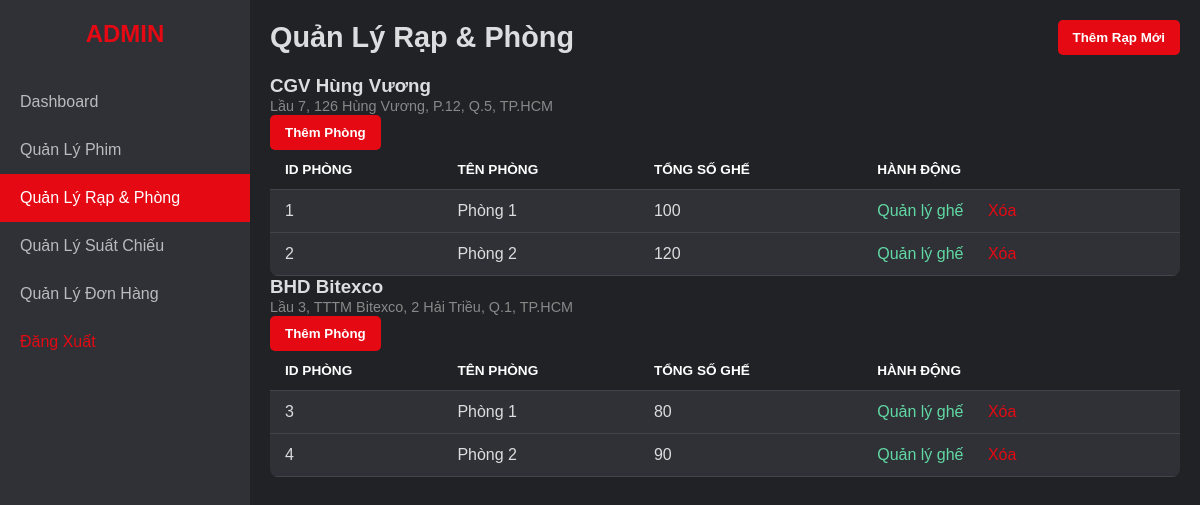
The app's page /ADMIN/rooms.php (signed in), older data.
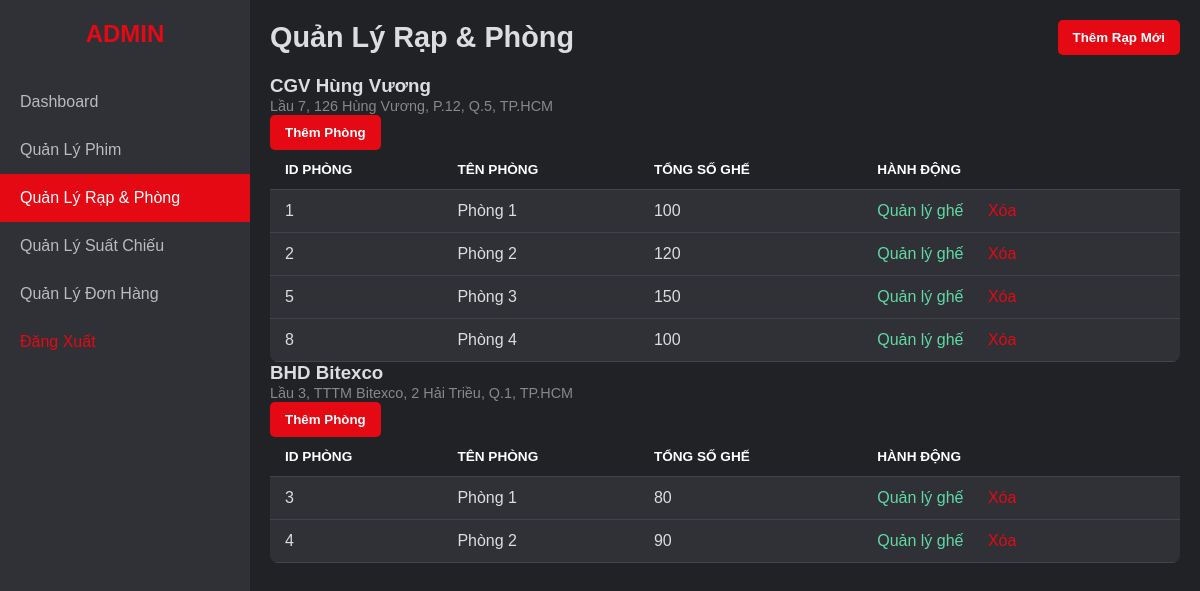
The same page, newer data.
### tables this page shows
CREATE TABLE `rap` (
  `Id` int(11) NOT NULL,
  `TenRap` varchar(100) NOT NULL,
  `DiaChi` varchar(255) DEFAULT NULL
);

CREATE TABLE `phongchieu` (
  `Id` int(11) NOT NULL,
  `TenPhong` varchar(50) NOT NULL,
  `SoLuongGhe` int(11) DEFAULT NULL,
  `IdRap` int(11) DEFAULT NULL
);

### BACKEND/Database.php (called while the page is built, shortened)
<?php
class Database {
    private $host = "localhost";
    private $db_name = "bookingfilm";
    private $username = "root";
    private $password = "";
    public function getConnection() {
        $this->conn = null;
        try {
            $this->conn = new mysqli($this->host, $this->username, $this->password, $this->db_name);
            $this->conn->set_charset("utf8mb4");
        } catch(Exception $e) {
            echo "Lỗi kết nối CSDL: " . $e->getMessage();
        }
        return $this->conn;
    }
}
?>

### BACKEND/DAO/RapDAO.php (called while the page is built, shortened)
<?php
include_once __DIR__ . '/../Database.php';
include_once __DIR__ . '/../DTO/Rap.php';
class RapDAO {
    private $db;
    public function __construct() {
        $this->db = (new Database())->getConnection();
    }
    public function getAllRap() {
        $sql = "SELECT * FROM Rap";
        $result = $this->db->query($sql);
        $rapList = [];
        if ($result->num_rows > 0) {
            while($row = $result->fetch_assoc()) {
                $rap = new Rap();
                $rap->setId($row['Id']);
                $rap->setTenRap($row['TenRap']);
                $rap->setDiaChi($row['DiaChi']);
                $rapList[] = $rap;
            }
        }
        return $rapList;
    }
}
?>

### BACKEND/DTO/Rap.php (called while the page is built)
<?php
class Rap {
    private $Id;
    private $TenRap;
    private $DiaChi;
    public function getId() { return $this->Id; }
    public function getTenRap() { return $this->TenRap; }
    public function getDiaChi() { return $this->DiaChi; }
    public function setId($id) { $this->Id = $id; }
    public function setTenRap($ten) { $this->TenRap = $ten; }
    public function setDiaChi($diaChi) { $this->DiaChi = $diaChi; }
}
?>

### BACKEND/DAO/PhongChieuDAO.php (called while the page is built, shortened)
<?php
include_once __DIR__ . '/../Database.php';
include_once __DIR__ . '/../DTO/PhongChieu.php';
class PhongChieuDAO {
    private $db;
    public function __construct() {
        $this->db = (new Database())->getConnection();
    }
    public function getPhongByRapId($idRap) {
        $sql = "SELECT * FROM PhongChieu WHERE IdRap = ?";
        $stmt = $this->db->prepare($sql);
        $stmt->bind_param("i", $idRap);
        $stmt->execute();
        $result = $stmt->get_result();
        $phongList = [];
        if ($result->num_rows > 0) {
            while($row = $result->fetch_assoc()) {
                $phong = new PhongChieu();
                $phong->setId($row['Id']);
                $phong->setTenPhong($row['TenPhong']);
                $phong->setSoLuongGhe($row['SoLuongGhe']);
                $phongList[] = $phong;
            }
        }
        return $phongList;
    }
}
?>

### BACKEND/DTO/PhongChieu.php (called while the page is built, shortened)
<?php
class PhongChieu {
    private $Id;
    private $TenPhong;
    private $SoLuongGhe;
    public function getId() { return $this->Id; }
    public function getTenPhong() { return $this->TenPhong; }
    public function getSoLuongGhe() { return $this->SoLuongGhe; }
    public function setId($id) { $this->Id = $id; }
    public function setTenPhong($ten) { $this->TenPhong = $ten; }
    public function setSoLuongGhe($sl) { $this->SoLuongGhe = $sl; }
}
?>

### ADMIN/rooms.php (the view, shortened to what the changed rows need)
<?php
include_once dirname(__DIR__) . '/TEMPLATES/admin_header.php';
include_once dirname(__DIR__) . '/BACKEND/DAO/RapDAO.php';
include_once dirname(__DIR__) . '/BACKEND/DAO/PhongChieuDAO.php';
$rapDAO = new RapDAO();
$listRap = $rapDAO->getAllRap();
?>
<main class="main-content">
    <header class="main-header">
        <h1>Quản Lý Rạp & Phòng</h1>
    </header>
    <div class="cinema-list">
        <?php
        if (count($listRap) > 0) {
            foreach($listRap as $rap) {
        ?>
            <div class="cinema-container">
                <div class="cinema-header">
                    <div>
                        <h3><?php echo htmlspecialchars($rap->getTenRap()); ?></h3>
                        <span style="color: #888; font-size: 0.9em;"><?php echo htmlspecialchars($rap->getDiaChi()); ?></span>
                    </div>
                    <div>
                        <button class="add-new-btn add-room-btn" data-rap-id="<?php echo $rap->getId(); ?>">Thêm Phòng</button>
                    </div>
                </div>
                <table class="content-table">
                    <thead>
                        <tr><th>ID Phòng</th><th>Tên Phòng</th><th>Tổng Số Ghế</th><th>Hành Động</th></tr>                    </thead>
                    <tbody>
                        <?php
                        $phongDAO = new PhongChieuDAO();
                        $listPhong = $phongDAO->getPhongByRapId($rap->getId());
                        if (count($listPhong) > 0) {
                            foreach($listPhong as $phong) {
                                echo "<tr>";
                                echo "<td>" . $phong->getId() . "</td>";
                                echo "<td>" . htmlspecialchars($phong->getTenPhong()) . "</td>";
                                echo "<td>" . $phong->getSoLuongGhe() . "</td>";
                                echo '<td>';
                                echo '  <a href="edit_room.php?phong_id=' . $phong->getId() . '" class="action-btn">Quản lý ghế</a>';
                                echo '  <form action="../BACKEND/CONTROLLER/RoomController.php" method="POST" class="delete-form" style="margin-left: 10px;">';
                                echo '      <button type="submit" class="action-btn delete" onclick="return confirm(\'Bạn có chắc muốn xóa phòng này? TOÀN BỘ ghế và suất chiếu của phòng này cũng sẽ bị xóa!\');">Xóa</button>';
                                echo '  </form>';
                                echo '</td>';
                                echo "</tr>";
                            }
                        } else {
                            echo "<tr><td colspan='3'>Rạp này chưa có phòng nào.</td></tr>";
                        }
                        ?>
                    </tbody>
                </table>
            </div>
        <?php
            }
        } else {
            echo "<p>Chưa có rạp nào. Vui lòng thêm rạp mới.</p>";
        }
        ?>
    </div>
</main>
<?php
include dirname(__DIR__) . '/TEMPLATES/admin_footer.php';
?>

Row changes from the older to the newer data that the page shows:
added phongchieu: Id "5", TenPhong "Phòng 3", SoLuongGhe "150", shown under rap "CGV Hùng Vương"
added phongchieu: Id "8", TenPhong "Phòng 4", SoLuongGhe "100", shown under rap "CGV Hùng Vương"
